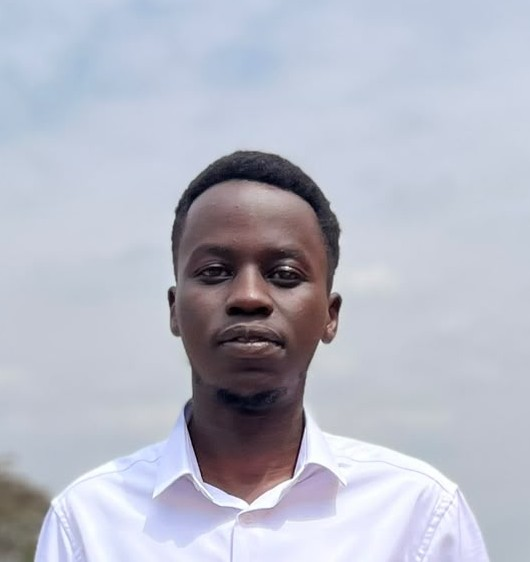
#> input picture demoImage/cutepic1.jpeg, 530 x 562 px
$ python Resizing.py
#> lines starting #> are read from the running program, lines starting #| are printed output that depends on the picture

import cv2 as cv
import os
import matplotlib.pyplot as plt

def imageResizing():
    root = os.getcwd()
    path = os.path.join(root, "demoImage", "cutepic1.jpeg")

    img = cv.imread(path)
#> img is the input picture: shape (562, 530, 3); mean B, G, R 197.9, 184.6, 181.8

    img = cv.cvtColor(img, cv.COLOR_BGR2RGB)

    # Crop the image
    img = img[286:345, 322:389, :]
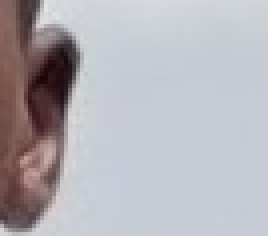
#> img: shape (59, 67, 3) (shown 4 times larger); mean R, G, B 180, 177.3, 183.7

    # Get image height and width
    height, width = img.shape[:2]
#> height = 59; width = 67

    # Resize to half the original size
    scale = 1 / 2

    interpMethods = [
        cv.INTER_AREA,
        cv.INTER_LINEAR,
        cv.INTER_NEAREST,
        cv.INTER_CUBIC,
        cv.INTER_LANCZOS4
    ]

    interpTitle = [
        'area',
        'linear',
        'nearest',
        'cubic',
        'lanczos'
    ]

    plt.figure(figsize=(12, 8))

    # Display original image
    plt.subplot(2, 3, 1)
    plt.imshow(img)
    plt.title("Original")

    # Try all interpolation methods
    for i in range(len(interpMethods)):
        plt.subplot(2, 3, i + 2)

        imageResize = cv.resize(
            img,
            (int(width * scale), int(height * scale)),
            interpolation=interpMethods[i]
        )

        plt.imshow(imageResize)
        plt.title(interpTitle[i])
#> this loop made 5 passes
#> pass 1, in imageResizing, `imageResize = cv.resize( img, (int(width * scale), int(height * scale)..`:
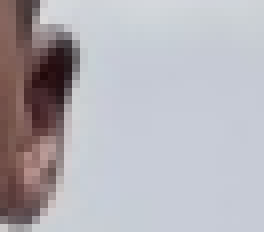
#> imageResize: shape (29, 33, 3) (shown 8 times larger); mean R, G, B 180, 177.3, 183.6
#> pass 3, in imageResizing, `imageResize = cv.resize( img, (int(width * scale), int(height * scale)..`:
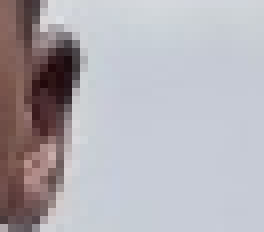
#> imageResize: shape (29, 33, 3) (shown 8 times larger); mean R, G, B 178.8, 175.5, 181.8

    plt.tight_layout()
    plt.show()
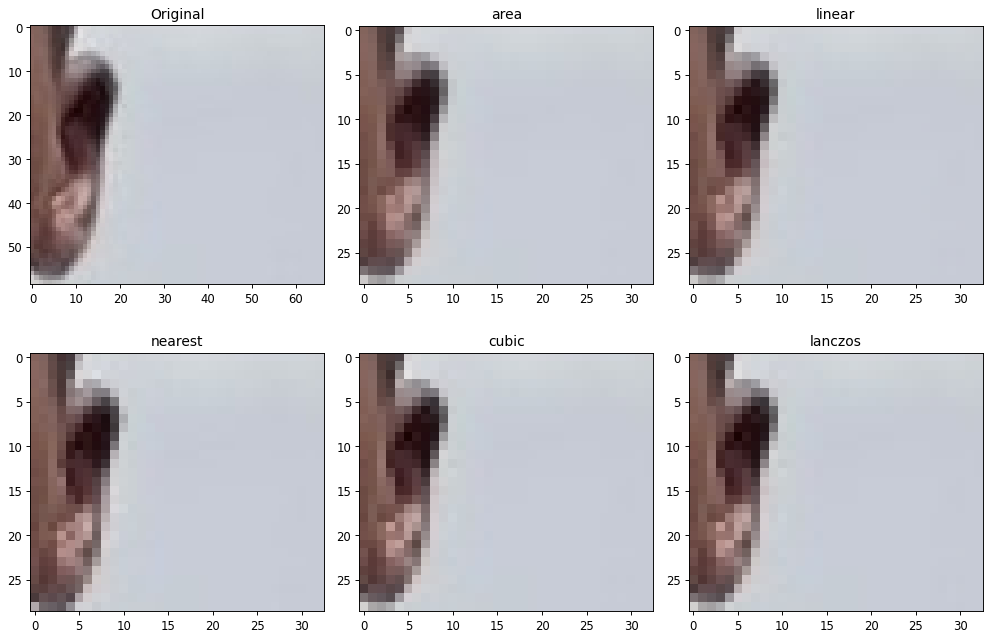
#> figure drawn by matplotlib, 6 panels


imageResizing()

# : keeps all the color channels.
